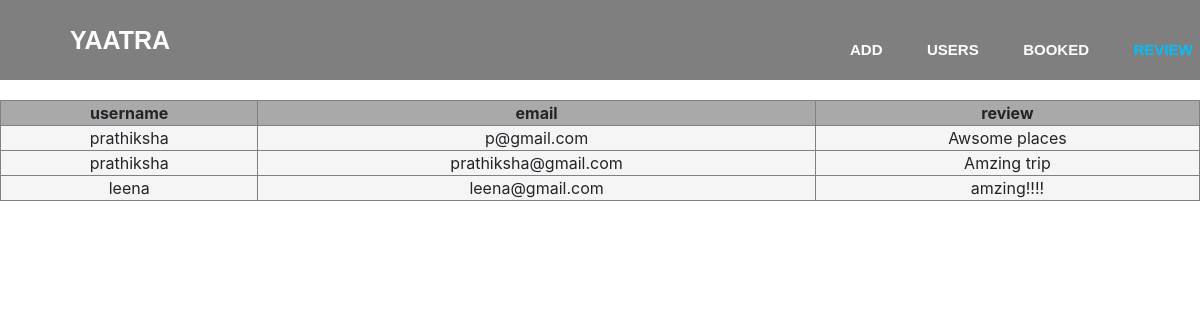
Screenshot of /admin_review.php with the database file from the repository.
### tables this page shows
CREATE TABLE `contacts` (
  `username` varchar(30) NOT NULL,
  `email` varchar(30) NOT NULL,
  `review` text NOT NULL
);

### admin_review.php (the view, shortened to what this page needs)
<!DOCTYPE html>
<html>
<head>
    <link rel="stylesheet" href="admin_users.css">
    <link rel="stylesheet" href="include/css/bootstrap.min.css">
    <link rel="stylesheet" href="include/animate.css">
    <link rel="stylesheet" href="homepage.css">
</head>
<body>
<header>
    <div class="menu">
        <div class="leftmenu">
            <h2>YAATRA</h2>
        </div>
        <div class="rightmenu">
            <ul>
                <li><a href="admin_add.php">add</a></li>
                <li><a href="admin_users.php">Users</a></li>
                <li><a href="admin_booked.php">booked</a></li>
                <li><a href="admin_review.php" id="firstlist">review</a></li>
            </ul>
        </div>
    </div>
    <table style="text-align: center;width: 100%" border="1">
        <tr>
            <th>username</th>
            <th>email</th>
            <th>review</th>
        </tr>
        <?php
        include 'sql.php';
        $query = "select * from contacts";
        $results=mysqli_query($sql,$query);
        while ($row=mysqli_fetch_array($results))
        {
            echo"<tr><td>".$row['username']."</td><td>".$row['email']."</td><td>".$row['review']."</td></tr>";
        }
        ?>
    </table>
</header>
</body>
</html>

### homepage.css (style rules this page uses)
* { margin: 0px; padding: 0px; }
.menu { width: 100%; height: 80px; background-color: rgba(0,0,0,0.5); }
.leftmenu { width: 20%; line-height: 100px; float: left; }
.leftmenu h2 { padding-left: 70px; font-weight: bold; color: white; font-size: 25px; margin-top: 25px; font-family: 'Josefin Sans', sans-serif; }
.rightmenu { width: 70%; height: 100px; float: right; }
.rightmenu ul { margin-left: 450px; }
.rightmenu ul li { font-family: 'Josefin Sans', sans-serif; display: inline-block; list-style: none; font-size: 15px; color: white; font-weight: bold; line-height: 100px; margin-left: 40px; text-transform: uppercase; }
#firstlist { color: deepskyblue; }
.rightmenu a { color: white; }

### admin_review.php (style rules this page uses)
th { background-color: darkgray; }
td { background-color: whitesmoke; }

### rows the page displays
contacts: username "prathiksha", email "p@gmail.com", review "Awsome places"
contacts: username "prathiksha", email "prathiksha@gmail.com", review "Amzing trip"
contacts: username "leena", email "leena@gmail.com", review "amzing!!!!"
